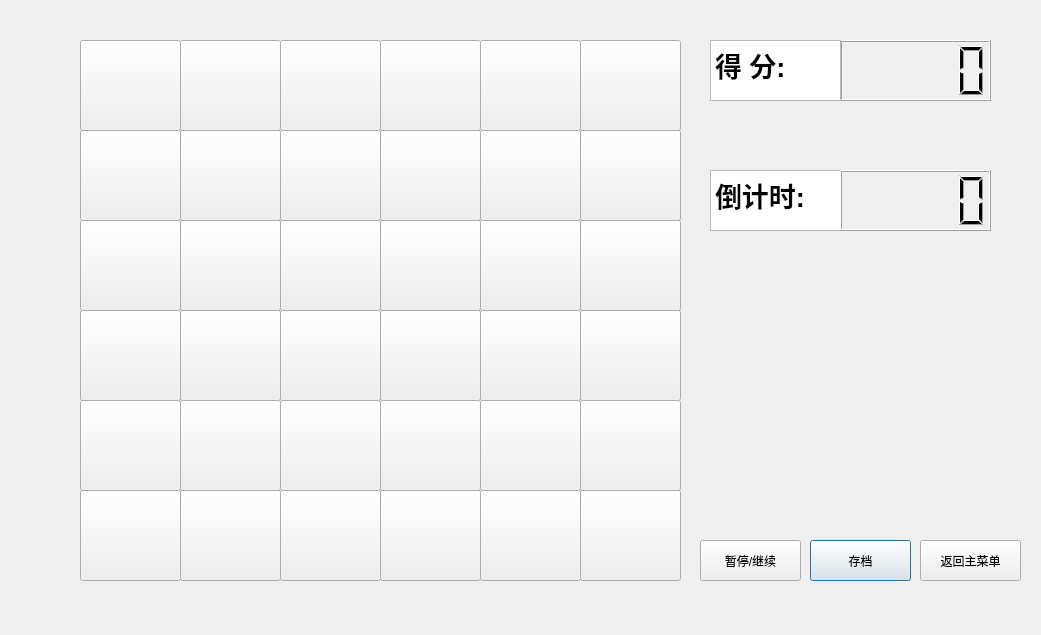
<?xml version="1.0" encoding="UTF-8"?>
<ui version="4.0">
 <class>Single</class>
 <widget class="QDialog" name="Single">
  <property name="geometry">
   <rect>
    <x>0</x>
    <y>0</y>
    <width>1041</width>
    <height>635</height>
   </rect>
  </property>
  <property name="windowTitle">
   <string>Dialog</string>
  </property>
  <widget class="QPushButton" name="pushButton_2">
   <property name="geometry">
    <rect>
     <x>810</x>
     <y>540</y>
     <width>101</width>
     <height>41</height>
    </rect>
   </property>
   <property name="text">
    <string>存档</string>
   </property>
  </widget>
  <widget class="QToolButton" name="toolButton_22">
   <property name="geometry">
    <rect>
     <x>280</x>
     <y>220</y>
     <width>101</width>
     <height>91</height>
    </rect>
   </property>
   <property name="text">
    <string/>
   </property>
  </widget>
  <widget class="QToolButton" name="toolButton_34">
   <property name="geometry">
    <rect>
     <x>480</x>
     <y>310</y>
     <width>101</width>
     <height>91</height>
    </rect>
   </property>
   <property name="text">
    <string/>
   </property>
  </widget>
  <widget class="QToolButton" name="toolButton_40">
   <property name="geometry">
    <rect>
     <x>80</x>
     <y>400</y>
     <width>101</width>
     <height>91</height>
    </rect>
   </property>
   <property name="text">
    <string/>
   </property>
  </widget>
  <widget class="QToolButton" name="toolButton_11">
   <property name="geometry">
    <rect>
     <x>180</x>
     <y>130</y>
     <width>101</width>
     <height>91</height>
    </rect>
   </property>
   <property name="text">
    <string/>
   </property>
  </widget>
  <widget class="QPushButton" name="pushButton">
   <property name="geometry">
    <rect>
     <x>700</x>
     <y>540</y>
     <width>101</width>
     <height>41</height>
    </rect>
   </property>
   <property name="text">
    <string>暂停/继续</string>
   </property>
  </widget>
  <widget class="QTextBrowser" name="textBrowser_2">
   <property name="geometry">
    <rect>
     <x>710</x>
     <y>170</y>
     <width>131</width>
     <height>61</height>
    </rect>
   </property>
   <property name="html">
    <string>&lt;!DOCTYPE HTML PUBLIC &quot;-//W3C//DTD HTML 4.0//EN&quot; &quot;http://www.w3.org/TR/REC-html40/strict.dtd&quot;&gt;
&lt;html&gt;&lt;head&gt;&lt;meta name=&quot;qrichtext&quot; content=&quot;1&quot; /&gt;&lt;style type=&quot;text/css&quot;&gt;
p, li { white-space: pre-wrap; }
&lt;/style&gt;&lt;/head&gt;&lt;body style=&quot; font-family:'SimSun'; font-size:9pt; font-weight:400; font-style:normal;&quot;&gt;
&lt;p style=&quot; margin-top:0px; margin-bottom:0px; margin-left:0px; margin-right:0px; -qt-block-indent:0; text-indent:0px;&quot;&gt;&lt;span style=&quot; font-size:20pt; font-weight:600;&quot;&gt;倒计时:&lt;/span&gt;&lt;/p&gt;&lt;/body&gt;&lt;/html&gt;</string>
   </property>
  </widget>
  <widget class="QLCDNumber" name="lcdNumber">
   <property name="geometry">
    <rect>
     <x>840</x>
     <y>40</y>
     <width>151</width>
     <height>61</height>
    </rect>
   </property>
  </widget>
  <widget class="QToolButton" name="toolButton_43">
   <property name="geometry">
    <rect>
     <x>380</x>
     <y>400</y>
     <width>101</width>
     <height>91</height>
    </rect>
   </property>
   <property name="text">
    <string/>
   </property>
  </widget>
  <widget class="QToolButton" name="toolButton_35">
   <property name="geometry">
    <rect>
     <x>580</x>
     <y>310</y>
     <width>101</width>
     <height>91</height>
    </rect>
   </property>
   <property name="text">
    <string/>
   </property>
  </widget>
  <widget class="QToolButton" name="toolButton_25">
   <property name="geometry">
    <rect>
     <x>580</x>
     <y>220</y>
     <width>101</width>
     <height>91</height>
    </rect>
   </property>
   <property name="text">
    <string/>
   </property>
  </widget>
  <widget class="QToolButton" name="toolButton_44">
   <property name="geometry">
    <rect>
     <x>480</x>
     <y>400</y>
     <width>101</width>
     <height>91</height>
    </rect>
   </property>
   <property name="text">
    <string/>
   </property>
  </widget>
  <widget class="QToolButton" name="toolButton_02">
   <property name="geometry">
    <rect>
     <x>280</x>
     <y>40</y>
     <width>101</width>
     <height>91</height>
    </rect>
   </property>
   <property name="text">
    <string/>
   </property>
  </widget>
  <widget class="QToolButton" name="toolButton_00">
   <property name="geometry">
    <rect>
     <x>80</x>
     <y>40</y>
     <width>101</width>
     <height>91</height>
    </rect>
   </property>
   <property name="text">
    <string/>
   </property>
  </widget>
  <widget class="QToolButton" name="toolButton_10">
   <property name="geometry">
    <rect>
     <x>80</x>
     <y>130</y>
     <width>101</width>
     <height>91</height>
    </rect>
   </property>
   <property name="text">
    <string/>
   </property>
  </widget>
  <widget class="QToolButton" name="toolButton_21">
   <property name="geometry">
    <rect>
     <x>180</x>
     <y>220</y>
     <width>101</width>
     <height>91</height>
    </rect>
   </property>
   <property name="text">
    <string/>
   </property>
  </widget>
  <widget class="QToolButton" name="toolButton_15">
   <property name="geometry">
    <rect>
     <x>580</x>
     <y>130</y>
     <width>101</width>
     <height>91</height>
    </rect>
   </property>
   <property name="text">
    <string/>
   </property>
  </widget>
  <widget class="QToolButton" name="toolButton_55">
   <property name="geometry">
    <rect>
     <x>580</x>
     <y>490</y>
     <width>101</width>
     <height>91</height>
    </rect>
   </property>
   <property name="text">
    <string/>
   </property>
  </widget>
  <widget class="QToolButton" name="toolButton_53">
   <property name="geometry">
    <rect>
     <x>380</x>
     <y>490</y>
     <width>101</width>
     <height>91</height>
    </rect>
   </property>
   <property name="text">
    <string/>
   </property>
  </widget>
  <widget class="QTextBrowser" name="textBrowser_3">
   <property name="geometry">
    <rect>
     <x>710</x>
     <y>40</y>
     <width>131</width>
     <height>61</height>
    </rect>
   </property>
   <property name="html">
    <string>&lt;!DOCTYPE HTML PUBLIC &quot;-//W3C//DTD HTML 4.0//EN&quot; &quot;http://www.w3.org/TR/REC-html40/strict.dtd&quot;&gt;
&lt;html&gt;&lt;head&gt;&lt;meta name=&quot;qrichtext&quot; content=&quot;1&quot; /&gt;&lt;style type=&quot;text/css&quot;&gt;
p, li { white-space: pre-wrap; }
&lt;/style&gt;&lt;/head&gt;&lt;body style=&quot; font-family:'SimSun'; font-size:9pt; font-weight:400; font-style:normal;&quot;&gt;
&lt;p style=&quot; margin-top:0px; margin-bottom:0px; margin-left:0px; margin-right:0px; -qt-block-indent:0; text-indent:0px;&quot;&gt;&lt;span style=&quot; font-size:20pt; font-weight:600;&quot;&gt;得 分:&lt;/span&gt;&lt;/p&gt;&lt;/body&gt;&lt;/html&gt;</string>
   </property>
  </widget>
  <widget class="QToolButton" name="toolButton_42">
   <property name="geometry">
    <rect>
     <x>280</x>
     <y>400</y>
     <width>101</width>
     <height>91</height>
    </rect>
   </property>
   <property name="text">
    <string/>
   </property>
  </widget>
  <widget class="QToolButton" name="toolButton_41">
   <property name="geometry">
    <rect>
     <x>180</x>
     <y>400</y>
     <width>101</width>
     <height>91</height>
    </rect>
   </property>
   <property name="text">
    <string/>
   </property>
  </widget>
  <widget class="QToolButton" name="toolButton_23">
   <property name="geometry">
    <rect>
     <x>380</x>
     <y>220</y>
     <width>101</width>
     <height>91</height>
    </rect>
   </property>
   <property name="text">
    <string/>
   </property>
  </widget>
  <widget class="QToolButton" name="toolButton_14">
   <property name="geometry">
    <rect>
     <x>480</x>
     <y>130</y>
     <width>101</width>
     <height>91</height>
    </rect>
   </property>
   <property name="text">
    <string/>
   </property>
  </widget>
  <widget class="QLCDNumber" name="lcdNumber_2">
   <property name="geometry">
    <rect>
     <x>840</x>
     <y>170</y>
     <width>151</width>
     <height>61</height>
    </rect>
   </property>
  </widget>
  <widget class="QToolButton" name="toolButton_50">
   <property name="geometry">
    <rect>
     <x>80</x>
     <y>490</y>
     <width>101</width>
     <height>91</height>
    </rect>
   </property>
   <property name="text">
    <string/>
   </property>
  </widget>
  <widget class="QToolButton" name="toolButton_30">
   <property name="geometry">
    <rect>
     <x>80</x>
     <y>310</y>
     <width>101</width>
     <height>91</height>
    </rect>
   </property>
   <property name="text">
    <string/>
   </property>
  </widget>
  <widget class="QToolButton" name="toolButton_03">
   <property name="geometry">
    <rect>
     <x>380</x>
     <y>40</y>
     <width>101</width>
     <height>91</height>
    </rect>
   </property>
   <property name="text">
    <string/>
   </property>
  </widget>
  <widget class="QToolButton" name="toolButton_24">
   <property name="geometry">
    <rect>
     <x>480</x>
     <y>220</y>
     <width>101</width>
     <height>91</height>
    </rect>
   </property>
   <property name="text">
    <string/>
   </property>
  </widget>
  <widget class="QToolButton" name="toolButton_05">
   <property name="geometry">
    <rect>
     <x>580</x>
     <y>40</y>
     <width>101</width>
     <height>91</height>
    </rect>
   </property>
   <property name="text">
    <string/>
   </property>
  </widget>
  <widget class="QToolButton" name="toolButton_04">
   <property name="geometry">
    <rect>
     <x>480</x>
     <y>40</y>
     <width>101</width>
     <height>91</height>
    </rect>
   </property>
   <property name="text">
    <string/>
   </property>
  </widget>
  <widget class="QToolButton" name="toolButton_01">
   <property name="geometry">
    <rect>
     <x>180</x>
     <y>40</y>
     <width>101</width>
     <height>91</height>
    </rect>
   </property>
   <property name="text">
    <string/>
   </property>
  </widget>
  <widget class="QToolButton" name="toolButton_20">
   <property name="geometry">
    <rect>
     <x>80</x>
     <y>220</y>
     <width>101</width>
     <height>91</height>
    </rect>
   </property>
   <property name="text">
    <string/>
   </property>
  </widget>
  <widget class="QToolButton" name="toolButton_13">
   <property name="geometry">
    <rect>
     <x>380</x>
     <y>130</y>
     <width>101</width>
     <height>91</height>
    </rect>
   </property>
   <property name="text">
    <string/>
   </property>
  </widget>
  <widget class="QToolButton" name="toolButton_45">
   <property name="geometry">
    <rect>
     <x>580</x>
     <y>400</y>
     <width>101</width>
     <height>91</height>
    </rect>
   </property>
   <property name="text">
    <string/>
   </property>
  </widget>
  <widget class="QToolButton" name="toolButton_32">
   <property name="geometry">
    <rect>
     <x>280</x>
     <y>310</y>
     <width>101</width>
     <height>91</height>
    </rect>
   </property>
   <property name="text">
    <string/>
   </property>
  </widget>
  <widget class="QToolButton" name="toolButton_52">
   <property name="geometry">
    <rect>
     <x>280</x>
     <y>490</y>
     <width>101</width>
     <height>91</height>
    </rect>
   </property>
   <property name="text">
    <string/>
   </property>
  </widget>
  <widget class="QToolButton" name="toolButton_54">
   <property name="geometry">
    <rect>
     <x>480</x>
     <y>490</y>
     <width>101</width>
     <height>91</height>
    </rect>
   </property>
   <property name="text">
    <string/>
   </property>
  </widget>
  <widget class="QToolButton" name="toolButton_33">
   <property name="geometry">
    <rect>
     <x>380</x>
     <y>310</y>
     <width>101</width>
     <height>91</height>
    </rect>
   </property>
   <property name="text">
    <string/>
   </property>
  </widget>
  <widget class="QToolButton" name="toolButton_12">
   <property name="geometry">
    <rect>
     <x>280</x>
     <y>130</y>
     <width>101</width>
     <height>91</height>
    </rect>
   </property>
   <property name="text">
    <string/>
   </property>
  </widget>
  <widget class="QToolButton" name="toolButton_31">
   <property name="geometry">
    <rect>
     <x>180</x>
     <y>310</y>
     <width>101</width>
     <height>91</height>
    </rect>
   </property>
   <property name="text">
    <string/>
   </property>
  </widget>
  <widget class="QToolButton" name="toolButton_51">
   <property name="geometry">
    <rect>
     <x>180</x>
     <y>490</y>
     <width>101</width>
     <height>91</height>
    </rect>
   </property>
   <property name="text">
    <string/>
   </property>
  </widget>
  <widget class="QPushButton" name="pushButton_3">
   <property name="geometry">
    <rect>
     <x>920</x>
     <y>540</y>
     <width>101</width>
     <height>41</height>
    </rect>
   </property>
   <property name="text">
    <string>返回主菜单</string>
   </property>
  </widget>
 </widget>
 <resources/>
 <connections/>
</ui>
